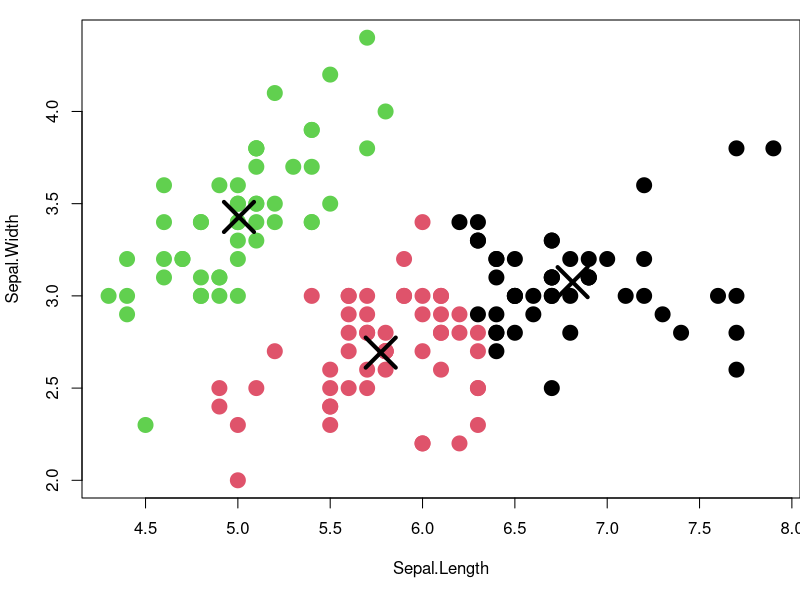

Generate this figure with R:
## ---- chunk 1
knitr::opts_chunk$set(echo = FALSE)
## ---- chunk 2

kmeans_ex <- function(input){
  trainingData <- reactive({
    input[,c(1,2)]
  })
  
  clusters <- reactive({
    kmeans(trainingData(),centers = input$clusters)
  })
  
  output$plot1 <- renderPlot({
    par(mar = c(5.1, 4.1, 1, 0))
    plot(trainingData(), col = clusters()$cluster, pch = 20, cex = 3)
    points(clusters()$centers, pch = 4, cex = 4, lwd = 4)
  })
}

## ---- chunk 3

kmeans_ex <- function(data, nr_clusters){
  trainingData <- data[,c(1,2)]
  
  clusters <- kmeans(trainingData, centers = nr_clusters)
  
  par(mar = c(5.1, 4.1, 1, 0))
  plot(trainingData, col = clusters$cluster, pch = 20, cex = 3)
  points(clusters$centers, pch = 4, cex = 4, lwd = 4)

}
## ---- chunk 4

kmeans_ex(iris, 3)

